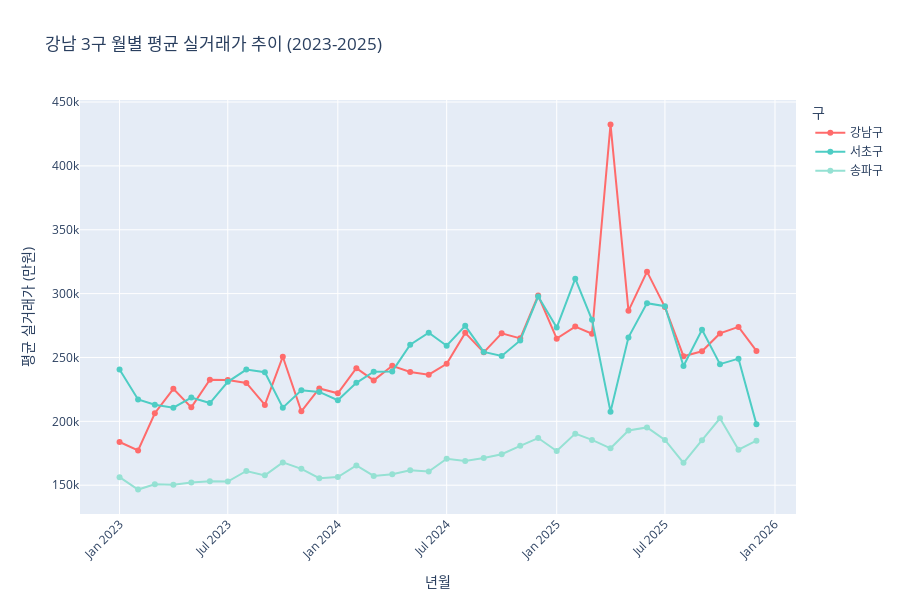

Source (notebook cell):
### Code cell
# 1. 구별 월별 평균 가격 추이
fig1 = px.line(
    monthly_gu,
    x='year_month',
    y='avg_price',
    color='CGG_NM',
    title='강남 3구 월별 평균 실거래가 추이 (2023-2025)',
    labels={
        'year_month': '년월',
        'avg_price': '평균 실거래가 (만원)',
        'CGG_NM': '구'
    },
    markers=True,
    color_discrete_map={
        '강남구': '#FF6B6B',
        '서초구': '#4ECDC4',
        '송파구': '#95E1D3'
    }
)

fig1.update_layout(
    hovermode='x unified',
    xaxis_tickangle=-45,
    height=600
)

fig1.show()

### Figure 1 — Plotly figure (JSON) as saved in the notebook; plotly's stock layout.template omitted (floating-point values rounded to 4 significant figures)
{"data": [{"hovertemplate": "구=강남구<br>년월=%{x}<br>평균 실거래가 (만원)=%{y}<extra></extra>", "legendgroup": "강남구", "line": {"color": "#FF6B6B", "dash": "solid"}, "marker": {"symbol": "circle"}, "mode": "lines+markers", "name": "강남구", "orientation": "v", "showlegend": true, "type": "scatter", "x": ["2023-01", "2023-02", "2023-03", "2023-04", "2023-05", "2023-06", "2023-07", "2023-08", "2023-09", "2023-10", "2023-11", "2023-12", "2024-01", "2024-02", "2024-03", "2024-04", "2024-05", "2024-06", "2024-07", "2024-08", "2024-09", "2024-10", "2024-11", "2024-12", "2025-01", "2025-02", "2025-03", "2025-04", "2025-05", "2025-06", "2025-07", "2025-08", "2025-09", "2025-10", "2025-11", "2025-12"], "xaxis": "x", "y": [183800.0, 177200.0, 206300.0, 225500.0, 211000.0, 232600.0, 232300.0, 230100.0, 212900.0, 250600.0, 207800.0, 225700.0, 222000.0, 241600.0, 232100.0, 243500.0, 238600.0, 236600.0, 245000.0, 269300.0, 254000.0, 268900.0, 265000.0, 298500.0, 264800.0, 274200.0, 268600.0, 432400.0, 286500.0, 317200.0, 289400.0, 251000.0, 254800.0, 268800.0, 274000.0, 255200.0], "yaxis": "y"}, {"hovertemplate": "구=서초구<br>년월=%{x}<br>평균 실거래가 (만원)=%{y}<extra></extra>", "legendgroup": "서초구", "line": {"color": "#4ECDC4", "dash": "solid"}, "marker": {"symbol": "circle"}, "mode": "lines+markers", "name": "서초구", "orientation": "v", "showlegend": true, "type": "scatter", "x": ["2023-01", "2023-02", "2023-03", "2023-04", "2023-05", "2023-06", "2023-07", "2023-08", "2023-09", "2023-10", "2023-11", "2023-12", "2024-01", "2024-02", "2024-03", "2024-04", "2024-05", "2024-06", "2024-07", "2024-08", "2024-09", "2024-10", "2024-11", "2024-12", "2025-01", "2025-02", "2025-03", "2025-04", "2025-05", "2025-06", "2025-07", "2025-08", "2025-09", "2025-10", "2025-11", "2025-12"], "xaxis": "x", "y": [240700.0, 217100.0, 213000.0, 210700.0, 218600.0, 214300.0, 230900.0, 240500.0, 238400.0, 210700.0, 224300.0, 223100.0, 216500.0, 230100.0, 238800.0, 239100.0, 260000.0, 269300.0, 259200.0, 274800.0, 254400.0, 251200.0, 263300.0, 297700.0, 273400.0, 311700.0, 279500.0, 207500.0, 265700.0, 292500.0, 290200.0, 243400.0, 271800.0, 244800.0, 249100.0, 197600.0], "yaxis": "y"}, {"hovertemplate": "구=송파구<br>년월=%{x}<br>평균 실거래가 (만원)=%{y}<extra></extra>", "legendgroup": "송파구", "line": {"color": "#95E1D3", "dash": "solid"}, "marker": {"symbol": "circle"}, "mode": "lines+markers", "name": "송파구", "orientation": "v", "showlegend": true, "type": "scatter", "x": ["2023-01", "2023-02", "2023-03", "2023-04", "2023-05", "2023-06", "2023-07", "2023-08", "2023-09", "2023-10", "2023-11", "2023-12", "2024-01", "2024-02", "2024-03", "2024-04", "2024-05", "2024-06", "2024-07", "2024-08", "2024-09", "2024-10", "2024-11", "2024-12", "2025-01", "2025-02", "2025-03", "2025-04", "2025-05", "2025-06", "2025-07", "2025-08", "2025-09", "2025-10", "2025-11", "2025-12"], "xaxis": "x", "y": [156300.0, 146600.0, 150800.0, 150300.0, 152200.0, 153000.0, 152900.0, 161100.0, 157700.0, 167800.0, 162800.0, 155500.0, 156400.0, 165500.0, 157200.0, 158600.0, 161700.0, 160700.0, 170700.0, 169000.0, 171200.0, 174200.0, 180800.0, 186900.0, 176800.0, 190400.0, 185400.0, 178900.0, 192800.0, 195200.0, 185500.0, 167500.0, 185200.0, 202400.0, 177800.0, 184900.0], "yaxis": "y"}], "layout": {"height": 600, "hovermode": "x unified", "legend": {"title": {"text": "구"}, "tracegroupgap": 0}, "title": {"text": "강남 3구 월별 평균 실거래가 추이 (2023-2025)"}, "xaxis": {"anchor": "y", "domain": [0, 1], "tickangle": -45, "title": {"text": "년월"}}, "yaxis": {"anchor": "x", "domain": [0, 1], "title": {"text": "평균 실거래가 (만원)"}}}}
